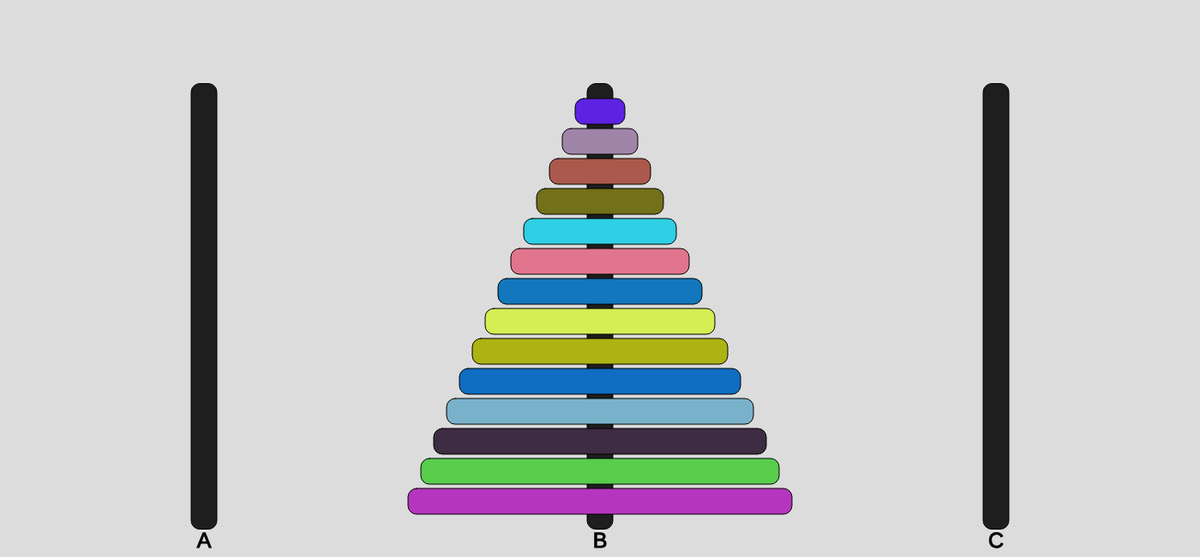
Frame 1 (no input)
Frame 60 (no input): identical to frame 1, image omitted
Frame 120 (the mouse pressed at the canvas centre since frame 60): identical to frame 1, image omitted

The p5.js sketch that drew this single still picture (run headless with seeded random() and noise() and a simulated clock; from frame 60 on, the mouse is pressed at the canvas centre):

// p5.js sketch
// ── sketch.js
function setup() {
  createCanvas(1400, 650);
  game = new Game();
  player = new Player();

  A = new Peg("A", width*0.17);
  B = new Peg("B", width*0.50);
  C = new Peg("C", width*0.83);

  game.setInitialDisks(14, A);
  player.recursiveSolution(14, A, B, C);
}

function draw() {
  // sframeRate(10);
  background(220);
  A.show();
  B.show();
  C.show();
}
// ── Disk.js
class Disk {
  constructor(diameter) {
    this.position = createVector(width/2, height*0.08);
    this.diameter = diameter;
    this.height = 30;
    this.color = color(random(255), random(255), random(255));
  }

  setPosition(x, y) {
    this.position.x = x;
    this.position.y = y;
  }

  show() {
    stroke(0);
    fill(this.color);
    rectMode(CENTER);
    rect(this.position.x, this.position.y, this.diameter, this.height, 10);
    fill(0);
  }
}

// ── Game.js
class Game {
  constructor() {

  }

  setInitialDisks(amount, firtsPeg) {
    for (let c = 0; c < amount; c++) {
      let disk = new Disk(width*0.32 - 30*c);
      disk.setPosition(firtsPeg.position.x, height*0.90 - 35*c);
      firtsPeg.disks.push(disk);
    }
  }

  
}
// ── Peg.js
class Peg {
  constructor(name, x) {
    this.name = name;
    this.position = createVector(x, height*0.15);
    this.height = height*0.80;
    this.color = color(30);

    this.disks = [];
  }

  push(disk) {
    if (this.disks.length) {
      let oldTop = this.disks[this.disks.length-1];
      disk.setPosition(oldTop.position.x, oldTop.position.y-35);
      this.disks.push(disk);
    }
    else {
      disk.setPosition(this.position.x, height*0.90);
      this.disks.push(disk);
    }
  }
  pop() {
    return this.disks.pop();
  }

  show() {
    stroke(0);
    fill(this.color);
    rectMode(CORNER);
    rect(this.position.x-15, this.position.y, 30, this.height, 10);
    fill(0);
    textSize(25);
    textAlign(CENTER, CENTER);
    text(this.name, this.position.x, this.position.y+this.height+15);

    this.disks.forEach(disk => {
      disk.show();
    });
  }
}
// ── Player.js
class Player {
  constructor() {
    this.moves = 0;
  }

  recursiveSolution(n, A, C, B) {
    if (n == 1) {
      this.moveTop(A, C);
      return;
    }
    this.recursiveSolution(n-1, A, B, C);
    this.moveTop(A, C);
    this.recursiveSolution(n-1, B, C, A);
  }

  moveTop(originPeg, destinyPeg) {
    let disk = originPeg.pop();
    destinyPeg.push(disk);
  }

  moveToUp(disk) {
    while (disk.position.y > height*0.08) {
      disk.position.y += 0.1;
    }
  }
}
